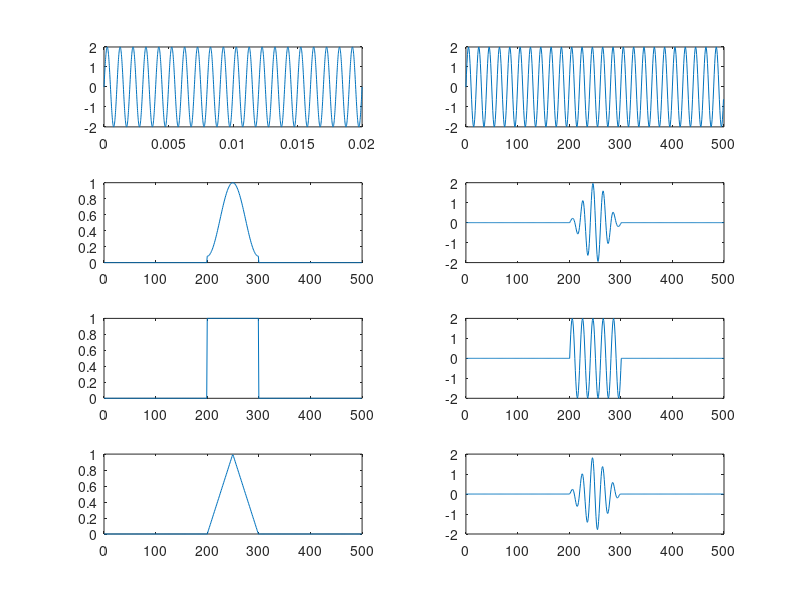

MATLAB code to generate this figure:
% x(t) = 2 sin 2pi 1000 t

clc;
clear all;

% sin wave
a = 2;
f = 1000;

t = 0:0.00001:.02;
y = a * sin ( 2 * pi * t * f);

hold on
subplot(4,2,1);
plot(t, y);

% discrete signal
N = 500;
n = 0:N-1;
fs = 20 * f;

y = a * sin ( 2 * pi * (f/fs) * n)
subplot(4,2,2);
plot(n, y);


% hamming window
N_temp = 100;
n_temp = 0:N_temp-1;

hw = 0.54 - 0.46 * cos ((2 * pi * n_temp) / (N_temp-1));
pad_hw = [zeros(1,200), hw, zeros(1,200)]
subplot(4,2,3);
plot(n,pad_hw)



% multiply with hamming
yw = y .* pad_hw;
subplot(4,2,4)
plot(yw)

% recangular window
rw=[zeros(1,200) ones(1,100), zeros(1,200)]
subplot(4,2,5)
plot(n,rw);

% multiply with rectangular window
yw = y .* rw;

subplot(4,2,6)
plot(yw)


% triangular window
N_temp = 100;
n_temp = 0:N_temp-1;
tw  = 1 - (abs(2*n_temp - N_temp + 1)/(N_temp-1))  
pad_tw = [zeros(1,200), tw, zeros(1,200)]
subplot(4,2,7);
plot(n,pad_tw)


% multiply with triangular window
yw = y .* pad_tw;

subplot(4,2,8)
plot(n,yw)
